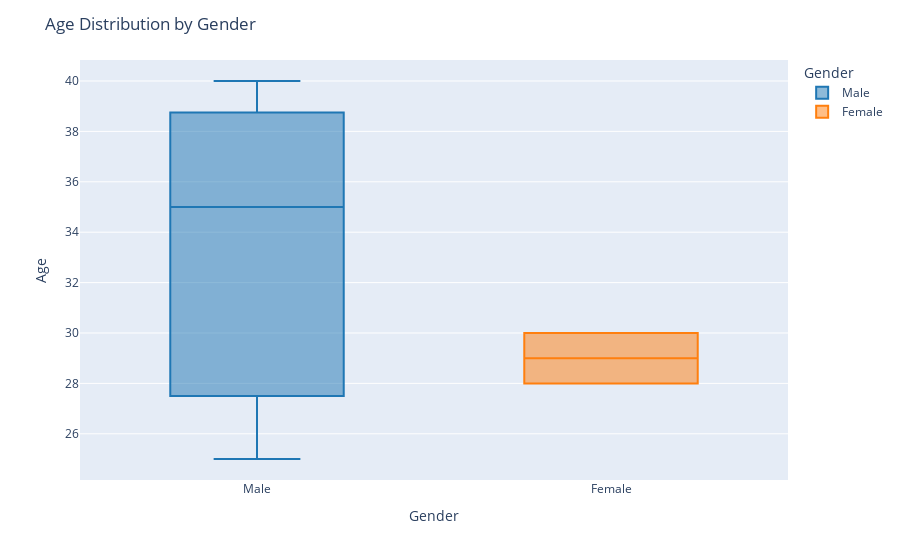

Source (notebook cell):
### Code cell
import plotly.express as px
import pandas as pd

# Create a box plot using Plotly Express
fig = px.box(df, x='Gender', y='Age', color='Gender',
             color_discrete_map={'Male': 'rgb(31, 119, 180)', 'Female': 'rgb(255, 127, 14)'})

# Set the title and axis labels
fig.update_layout(
    title='Age Distribution by Gender',
    xaxis_title='Gender',
    yaxis_title='Age'
)

# Show the plot
fig.show()

### Figure 1 — Plotly figure (JSON) as saved in the notebook; plotly's stock layout.template omitted (floating-point values rounded to 4 significant figures)
{"data": [{"alignmentgroup": "True", "hovertemplate": "Gender=%{x}<br>Age=%{y}<extra></extra>", "legendgroup": "Male", "marker": {"color": "rgb(31, 119, 180)"}, "name": "Male", "notched": false, "offsetgroup": "Male", "orientation": "v", "showlegend": true, "type": "box", "x": ["Male", "Male", "Male"], "x0": " ", "xaxis": "x", "y": [25, 35, 40], "y0": " ", "yaxis": "y"}, {"alignmentgroup": "True", "hovertemplate": "Gender=%{x}<br>Age=%{y}<extra></extra>", "legendgroup": "Female", "marker": {"color": "rgb(255, 127, 14)"}, "name": "Female", "notched": false, "offsetgroup": "Female", "orientation": "v", "showlegend": true, "type": "box", "x": ["Female", "Female"], "x0": " ", "xaxis": "x", "y": [30, 28], "y0": " ", "yaxis": "y"}], "layout": {"autosize": true, "boxmode": "overlay", "legend": {"title": {"text": "Gender"}, "tracegroupgap": 0}, "margin": {"t": 60}, "title": {"text": "Age Distribution by Gender"}, "xaxis": {"anchor": "y", "autorange": true, "categoryarray": ["Male", "Female"], "categoryorder": "array", "domain": [0, 1], "range": [-0.5, 1.5], "title": {"text": "Gender"}, "type": "category"}, "yaxis": {"anchor": "x", "autorange": true, "domain": [0, 1], "range": [24.17, 40.83], "title": {"text": "Age"}, "type": "linear"}}}
